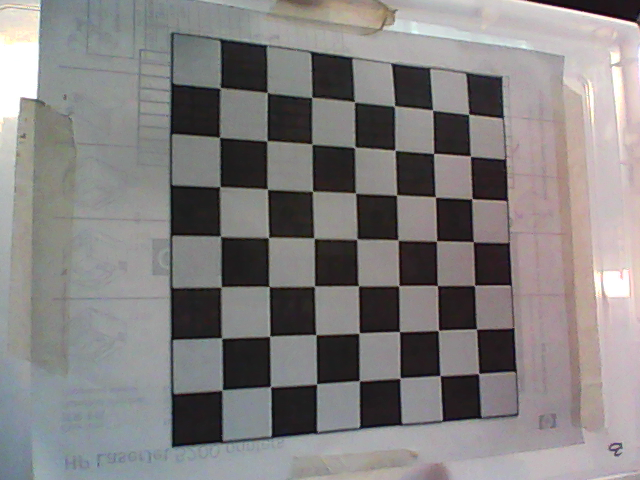
#> input picture test_images/camera_calibration/opencv_frame_0.png, 640 x 480 px
$ python apollo.py   (older library calls are emulated)
#> lines starting #> are read from the running program, lines starting #| are printed output that depends on the picture
### calibration_utils.py
import cv2
import glob
import os
import numpy as np

def calibrate_camera(n, m, testdir, fmt, dev=False):

    criteria = (cv2.TERM_CRITERIA_EPS + cv2.TERM_CRITERIA_MAX_ITER, 30, 0.001)
    print('Start calibration')
    objp = np.zeros((m * n, 3), np.float32)
    objp[:, :2] = np.mgrid[0:n, 0:m].T.reshape(-1, 2)

    # Arrays to store object points and image points from all the images.
    objpoints = []  # 3d points in real world space
    imgpoints = []  # 2d points in image plane.

    # Make a list of calibration images
    testdir = os.path.join(testdir, '*'+fmt)
    images = glob.glob(testdir)
    # Step through the list and search for chessboard corners
    for fname in images:
        img = cv2.imread(fname)
        gray = cv2.cvtColor(img, cv2.COLOR_BGR2GRAY)
        # Find the chessboard corners
        pattern_found, corners = cv2.findChessboardCorners(gray, (n, m), None
    )
        if pattern_found is True:
            objpoints.append(objp)
            corners2 = cv2.cornerSubPix(gray,corners,(9,9),(-1,-1),criteria)
            imgpoints.append(corners2)

            if dev:
                img = cv2.drawChessboardCorners(img, (n, m), corners, pattern_found)
                cv2.imshow('img',img)
                cv2.waitKey(500)
                cv2.destroyAllWindows()

    ret, mtx, dist, rvecs, tvecs = cv2.calibrateCamera(objpoints, imgpoints, gray.shape[::-1], None, None)

    return ret, mtx, dist, rvecs, tvecs

def undistort(frame, mtx, dist, dev=False):
    h,  w = frame.shape[:2]
    newcameramtx, roi=cv2.getOptimalNewCameraMatrix(mtx,dist,(w,h),1,(w,h))
    frame_undistorted = cv2.undistort(frame, mtx, dist, None, newcameramtx)
    if dev:
        cv2.imshow('Distorted', frame)
        cv2.imshow('Undistorted', frame_undistorted)
        cv2.waitKey(9000)
        cv2.destroyAllWindows()
    x,y,w,h = roi
    frame_undistorted = frame_undistorted[y:y+h, x:x+w]
    return frame_undistorted

# [10 lines of commented-out code are left out]

### perspective_karla.py
import numpy as np
import cv2
import glob
import matplotlib.pyplot as plt
import matplotlib.image as mpimg
import math


#from calibration_utils import calibrate_camera, undistort
#from binarization_utils import binarize
def get_val(y,poly_coeff):
    return poly_coeff[0]*y**2+poly_coeff[1]*y+poly_coeff[2]

def birdeye(image):
    edges=cv2.Canny(image, 50, 150, apertureSize = 3)

    h, w = image.shape[:2]

    src = np.float32([[(w-10), (h-85)],    # BLUE w, h-191
                      [0,(h-95)],    # GREEN
                      [70, (h-180)],   # RED
                      [405, (h-180)]])  # CYAN
    dst = np.float32([[w, h],       # br
                      [0, h],       # bl
                      [0, 0],       # tl
                      [w, 0]])      # tr

    M = cv2.getPerspectiveTransform(src, dst)
    Minv = cv2.getPerspectiveTransform(dst, src)
    warped = cv2.warpPerspective(edges, M, (w, h), flags=cv2.INTER_LINEAR)


    histogram = np.sum(warped[int(warped.shape[0]/2):,:], axis=0)

        # Create an output image to draw on and  visualize the result
    out_img = np.dstack((warped, warped, warped))*255

        # we need max for each half of the histogram. the example above shows how
        # things could be complicated if didn't split the image in half
        # before taking the top 2 maxes
    midpoint = np.int(histogram.shape[0]/2)
    leftx_base = np.argmax(histogram[:midpoint])
    rightx_base = np.argmax(histogram[midpoint:]) + midpoint
    nonzero = warped.nonzero()
    nonzeroy = np.array(nonzero[0])
    nonzerox = np.array(nonzero[1])
    leftx_current = leftx_base
    rightx_current = rightx_base
    nwindows = 9
    left_lane_inds = []
    right_lane_inds = []
    # Set the width of the windows +/- margin
    margin = 100
    # Set minimum number of pixels found to recenter window
    minpix = 50
    window_height = np.int(warped.shape[0]/nwindows)

    for window in range(nwindows):
        # Identify window boundaries in x and y (and right and left)
        win_y_low = int(warped.shape[0] - (window+1)*window_height)
        win_y_high = int(warped.shape[0] - window*window_height)
        win_xleft_low = leftx_current - margin
        win_xleft_high = leftx_current + margin
        win_xright_low = rightx_current - margin
        win_xright_high = rightx_current + margin
        # Draw the windows on the visualization image
        cv2.rectangle(out_img,(win_xleft_low,win_y_low),(win_xleft_high,win_y_high),(0,255,0), 3)
        cv2.rectangle(out_img,(win_xright_low,win_y_low),(win_xright_high,win_y_high),(0,255,0), 3)

        good_left_inds = ((nonzeroy >= win_y_low) & (nonzeroy < win_y_high) & (nonzerox >= win_xleft_low) & (nonzerox < win_xleft_high)).nonzero()[0]
        good_right_inds = ((nonzeroy >= win_y_low) & (nonzeroy < win_y_high) & (nonzerox >= win_xright_low) & (nonzerox < win_xright_high)).nonzero()[0]
            # Append these indices to the lists
        left_lane_inds.append(good_left_inds)
        right_lane_inds.append(good_right_inds)
            # If you found > minpix pixels, recenter next window on their mean position
        if len(good_left_inds) > minpix:
            leftx_current = np.int(np.mean(nonzerox[good_left_inds]))
        if len(good_right_inds) > minpix:
            rightx_current = np.int(np.mean(nonzerox[good_right_inds]))
    # Concatenate the arrays of indices
    left_lane_inds = np.concatenate(left_lane_inds)
    right_lane_inds = np.concatenate(right_lane_inds)

    # Extract left and right line pixel positions
    leftx = nonzerox[left_lane_inds]
    lefty = nonzeroy[left_lane_inds]
    rightx = nonzerox[right_lane_inds]
    righty = nonzeroy[right_lane_inds]

        # Fit a second order polynomial to each
    left_fit = np.polyfit(lefty, leftx, 2)
    right_fit = np.polyfit(righty, rightx, 2)

        # Generate x and y values for plotting
    ploty = np.linspace(0, warped.shape[0]-1, warped.shape[0] )
    left_fitx = left_fit[0]*ploty**2 + left_fit[1]*ploty + left_fit[2]
    right_fitx = right_fit[0]*ploty**2 + right_fit[1]*ploty + right_fit[2]

    nonzero = warped.nonzero()
    nonzeroy = np.array(nonzero[0])
    nonzerox = np.array(nonzero[1])
    margin = 100
    left_lane_inds = ((nonzerox > (left_fit[0]*(nonzeroy**2) + left_fit[1]*nonzeroy + left_fit[2] - margin)) & (nonzerox < (left_fit[0]*(nonzeroy**2) + left_fit[1]*nonzeroy + left_fit[2] + margin)))
    right_lane_inds = ((nonzerox > (right_fit[0]*(nonzeroy**2) + right_fit[1]*nonzeroy + right_fit[2] - margin)) & (nonzerox < (right_fit[0]*(nonzeroy**2) + right_fit[1]*nonzeroy + right_fit[2] + margin)))

        # Again, extract left and right line pixel positions
    leftx = nonzerox[left_lane_inds]
    lefty = nonzeroy[left_lane_inds]
    rightx = nonzerox[right_lane_inds]
    righty = nonzeroy[right_lane_inds]
        # Fit a second order polynomial to each
    left_fit = np.polyfit(lefty, leftx, 2)
    right_fit = np.polyfit(righty, rightx, 2)

    xm_per_pix = 3.7/700
    image_center = image.shape[1]/2

        ## find where lines hit the bottom of the image, closest to the car
    left_low = get_val(image.shape[0],left_fit)
    right_low = get_val(image.shape[0],right_fit)

        # pixel coordinate for center of lane
    lane_center = (left_low+right_low)/2.0

        ## vehicle offset
    distance = image_center - lane_center
    #points=[left_low, right_low]
    #f, axarray = plt.subplots(1, 2)
    #f.set_facecolor('white')
    #axarray[0].set_title('Before perspective transform')
    #axarray[0].imshow(out_img, cmap='gray')
    ##for point in src:
    #axarray[0].plot(left_low, '.')
    #axarray[0].plot(right_low, '.')
    #
    #axarray[1].set_title('After perspective transform')
    #axarray[1].imshow(warped, cmap='gray')
    #    #for point in dst:
    ##   axarray[1].plot(*point, '.')
    #for axis in axarray:
    #        axis.set_axis_off()
    #
    ##cv2.imshow('linea', warped)
    #plt.show()
    #print('distancia',distance)

    theta = np.arctan2(float(distance), 288)
    theta = math.degrees(theta)
    alpha = 90 - theta
    print(theta, alpha, distance)
    return warped, out_img

### binarization.py
import cv2
import numpy as np
import matplotlib.pyplot as plt

# ---- Default values ----

# Highlight YELLOW lines
def highlight_yellow_lines(frame, min_values, max_values):

    # Converts frame from BGR to HSV
    hsv = cv2.cvtColor(frame, cv2.COLOR_BGR2HSV)

    # Check whether the threshold was reached or not
    mask = cv2.inRange(hsv, min_values, max_values)

    # Only yellow coloured objects are highlighted and stored
#    highlighted_yellows = cv2.bitwise_and(frame, frame, mask=mask)

    return mask #highlighted_yellows

# Highlight WHITE lines
def highlight_white_lines(frame):

    # Converts frame to gray scale and improves the contrast
    # in the frame using cv2.equalizeHist()
    gray = cv2.cvtColor(frame, cv2.COLOR_BGR2GRAY)
    equalize_gray = cv2.equalizeHist(gray)

    # Filter image with threshold
    _, white_th = cv2.threshold(equalize_gray,250, 255, type=cv2.THRESH_BINARY
)

    return white_th

# Return white and yellow masks
def white_yellow(frame, yellow_min, yellow_max):

    #h, w = frame.shape[:2]
    #binary = np.zeros(shape=(h,w), dtype=np.uint8)
    hl_yellow = highlight_yellow_lines(frame, yellow_min, yellow_max)
    #binary = np.logical_or(binary, hl_yellow)
    hl_white = highlight_white_lines(frame)
    #binary = np.logical_or(binary, hl_white)
    binary = hl_yellow + hl_white
    return binary

# Sobel edge detection
# [13 lines left out: function edge_detection, not called in this run]

# Highlights lane-lines from a frame
#def highlight_lanes(frame):

#def binarize(img, verbose=False):
#    """
#    Convert an input frame to a binary image which highlight as most as possible the lane-lines.
#    :param img: input color frame
#    :param verbose: if True, show intermediate results
#    :return: binarized frame
#    """
#    h, w = img.shape[:2]
#
#    binary = np.zeros(shape=(h, w), dtype=np.uint8)
#
#    # highlight yellow lines by threshold in HSV color space
#    HSV_yellow_mask = thresh_frame_in_HSV(img, yellow_HSV_th_min, yellow_HSV_th_max, verbose=False)
#    binary = np.logical_or(binary, HSV_yellow_mask)
#
#    # highlight white lines by thresholding the equalized frame
#    eq_white_mask = get_binary_from_equalized_grayscale(img)
#    binary = np.logical_or(binary, eq_white_mask)
#
#    # get Sobel binary mask (thresholded gradients)
#    sobel_mask = thresh_frame_sobel(img, kernel_size=9)
#    binary = np.logical_or(binary, sobel_mask)
#
#    # apply a light morphology to "fill the gaps" in the binary image
#    kernel = np.ones((5, 5), np.uint8)
#    closing = cv2.morphologyEx(binary.astype(np.uint8), cv2.MORPH_CLOSE, kernel)
#
#    if verbose:
#        f, ax = plt.subplots(2, 3)
#        f.set_facecolor('white')
#        ax[0, 0].imshow(cv2.cvtColor(img, cv2.COLOR_BGR2RGB))
#        ax[0, 0].set_title('input_frame')
#        ax[0, 0].set_axis_off()
#        ax[0, 0].set_axis_bgcolor('red')
#        ax[0, 1].imshow(eq_white_mask, cmap='gray')
#        ax[0, 1].set_title('white mask')
#        ax[0, 1].set_axis_off()
#
#        ax[0, 2].imshow(HSV_yellow_mask, cmap='gray')
#        ax[0, 2].set_title('yellow mask')
#        ax[0, 2].set_axis_off()
#
#        ax[1, 0].imshow(sobel_mask, cmap='gray')
#        ax[1, 0].set_title('sobel mask')
#        ax[1, 0].set_axis_off()
#
#        ax[1, 1].imshow(binary, cmap='gray')
#        ax[1, 1].set_title('before closure')
#        ax[1, 1].set_axis_off()
#
#        ax[1, 2].imshow(closing, cmap='gray')
#        ax[1, 2].set_title('after closure')
#        ax[1, 2].set_axis_off()
#        plt.show()
#
#    return closing
#
#cap = cv2.VideoCapture('/dev/video1')
#while(True):
#    # Capture frame-by-frame
#    ret, frame = cap.read()
##    gray = cv2.cvtColor(frame,cv2.COLOR_BGR2GRAY)
#    HSV_yellow_mask = thresh_frame_in_HSV(frame, yellow_HSV_th_min, yellow_HSV_th_max, verbose=False)
#    final_img = HSV_yellow_mask
##    final_img = binarize(frame, verbose=False)
#    plt.imshow(final_img, cmap='gray')
#    plt.show()
#
##    cv2.imshow('frame',gray)
#
##    if cv2.waitKey(1) & 0xFF == ord('q'):
##        break
#
#
#
##
## When everything done, release the capture
#cap.release()
#cv2.destroyAllWindows()

### apollo.py
#!/usr/bin/env python3

# ---- Imports ----
import cv2
import numpy as np
import glob
import matplotlib.pyplot as plt
import time
# ---- Local imports ----
import binarization
import perspective_utils
import perspective_karla
import hough_lines
import vehicle_offset
import calibration_utils

# ---- Default values ----
# Webcam paths
webcam_path = '/dev/video1'

# Calibration utils
testdir = '/home/dnplas/dplascen-dev/apollo/test_images/camera_calibration/'
fmt='.png'
n,m = 7,7
# Yellow lines threshold
yellow_min = np.array([0, 70, 70])
yellow_max = np.array([50, 255, 255])
kernel = 5

def main():
    video_capture = cv2.VideoCapture(webcam_path)
    ret, mtx, dist, rvecs, tvecs = calibration_utils.calibrate_camera(n,m,testdir,fmt)
#> in calibrate_camera, img is the input picture: shape (480, 640, 3); mean B, G, R 128.4, 128.7, 131.6
#> in calibrate_camera, `pattern_found, corners = cv2.findChessboardCorners(gray, (n, m), None )`: pattern_found = True; corners = 49 rows, first 8: [220.1, 87.62], [266.7, 92.51], [312.2, 97.02], [353.9, 101.8], [395, 106.1], [432.6, 110.1], [468.9, 114.4], [219.2, 137.6]
#> in calibrate_camera, `corners2 = cv2.cornerSubPix(gray,corners,(9,9),(-1,-1),criteria)`: corners2 = 49 rows, first 8: [220.1, 87.76], [267.2, 92.55], [311.7, 97.39], [354.5, 101.8], [394.5, 105.9], [432.6, 110.1], [468.7, 114.3], [219.5, 137.3]
#> in calibrate_camera, `ret, mtx, dist, rvecs, tvecs = cv2.calibrateCamera(objpoints, imgpoint..`: ret = 0.467; mtx = [[739.8, 0, 320.9], [0, 738.9, 241.2], [0, 0, 1]]; dist = [[0.155, -3.76, 0.000481, 8.01e-05, 26.48]]; rvecs = ([-0.0842, -0.415, 0.000308], [-0.0619, -0.187, 0.0454], [-0.964, -0.0264, 0.0528]); tvecs = ([-2.03, -3.08, 14.9], [-1.74, -2.84, 15.34], [-3.11, -0.241, 24.88])
#> ret = 0.467; mtx = [[739.8, 0, 320.9], [0, 738.9, 241.2], [0, 0, 1]]; dist = [[0.155, -3.76, 0.000481, 8.01e-05, 26.48]]
    while(True):
        ret, frame = video_capture.read()
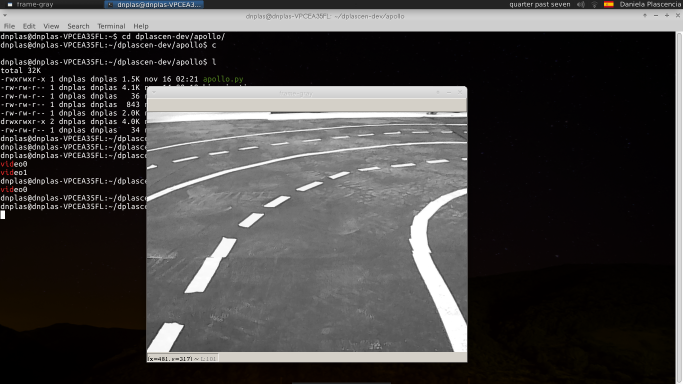
#> input picture test_images/img1.png, 1366 x 768 px, given in place of the camera (shown at 1/2 size)
#> frame is the input picture: shape (768, 1366, 3); mean B, G, R 66.4, 67, 69
# [11 lines of commented-out code are left out]
        undist_img = calibration_utils.undistort(frame, mtx, dist)
#> in undistort, `newcameramtx, roi=cv2.getOptimalNewCameraMatrix(mtx,dist,(w,h),1,(w,h))`: newcameramtx = [[1919.8, 0, 791], [0, 1327.6, 431.1], [0, 0, 1]]; roi = (688, 429, 110, 4)
#> in undistort, `frame_undistorted = cv2.undistort(frame, mtx, dist, None, newcameramtx)`:
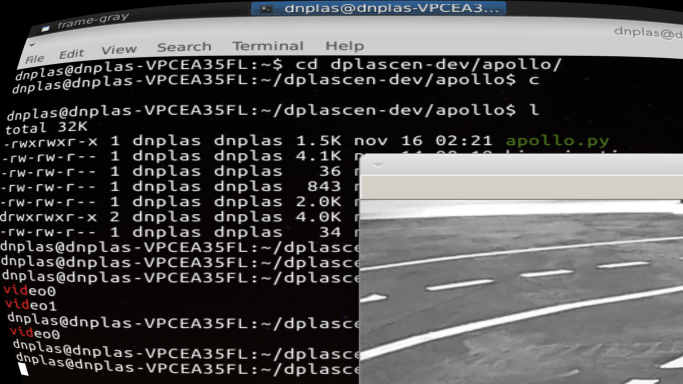
#> frame_undistorted: shape (768, 1366, 3) (shown at 1/2 size); mean B, G, R 81.4, 81.1, 82.6
#> in undistort, `x,y,w,h = roi`: x = 688; y = 429; w = 110; h = 4
# [5 lines of commented-out code are left out]
        hl_white_yellow = binarization.white_yellow(undist_img, yellow_min, yellow_max)
#        cv2.imshow('frame-white-yellow',hl_white_yellow)
##        birdeye = perspective_utils.birdeye(frame)
#        birdeye, be_boxes = perspective_karla.birdeye(undist_img)
        birdeye, be_boxes = perspective_karla.birdeye(hl_white_yellow)
#> in birdeye, `histogram = np.sum(warped[int(warped.shape[0]/2):,:], axis=0)`: histogram = 110 values from 0 to 0
#> in birdeye, `leftx_base = np.argmax(histogram[:midpoint])`: leftx_base = 0
#> in birdeye, `rightx_base = np.argmax(histogram[midpoint:]) + midpoint`: rightx_base = 55
#> in birdeye, `nonzero = warped.nonzero()`: nonzero = (empty array, empty array)
#> in birdeye, `nonzeroy = np.array(nonzero[0])`: nonzeroy = empty array
#> in birdeye, `leftx_current = leftx_base`: leftx_current = 0
#> in birdeye, `rightx_current = rightx_base`: rightx_current = 55
#> after the loop in birdeye, `for window in range(nwindows):`: left_lane_inds = [empty array, empty array, empty array, empty array, empty array, empty array, empty array, empty array, empty array]; right_lane_inds has the same summary as left_lane_inds
#> in birdeye, `left_lane_inds = np.concatenate(left_lane_inds)`: left_lane_inds = empty array
        cv2.imshow('frame-birdeye',birdeye)
        cv2.imshow('frame-birdeye-boxes',be_boxes)
        if cv2.waitKey(1) & 0xFF == ord('q'):
            break
    cap.release()
    cv2.destroyAllWindows()

if __name__ == '__main__':
#> (the run stopped early here; a loop or call above may not have finished)
